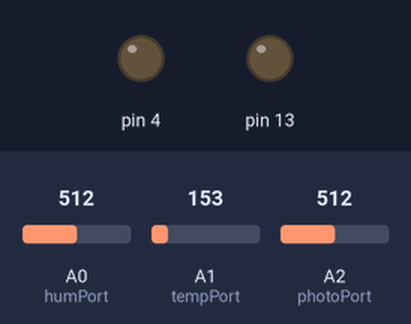
A sketch run on a simulated Arduino Uno, built with avr-gcc and run on an emulated ATmega328P. Parts: output pins drawn as LEDs (lit = HIGH). The inputs (shaded band) are chosen by the test bench; at power-on: A0 (humPort) = 512, A1 (tempPort) = 153, A2 (photoPort) = 512. Pins used as bus, display or sensor lines are not drawn; what the sketch prints to the serial monitor is not drawn.

Above: at 0.3 s.
Timing chart, 0 to 1.8 s (numbered marks = the images above):
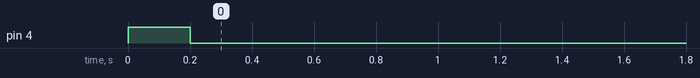

The sketch:

Arduino.ino
```cpp
int photoPort = 2;
int tempPort = 1;
int humPort = 0;
int levelPort = 3;
int soilPower = 7;
int humRead = 0;
int tempRead = 0;
int photoRead = 0;
int levelRead = 0;
String incomingByte;

void setup(){
  Serial.begin(9600);
  pinMode(13, OUTPUT);
  pinMode(soilPower, OUTPUT);
  digitalWrite(soilPower, LOW);
  pinMode(4, OUTPUT);
  digitalWrite(4, HIGH);
  delay(200);
  digitalWrite(4, LOW);
}

void loop(){
  humRead = readhum();
  tempRead = analogRead(tempPort);
  float voltage = tempRead * 5.0;
  voltage /= 1024.0;
  tempRead = (voltage - 0.5) * 100;

  photoRead = analogRead(photoPort);
  //levelRead = analogRead(levelPort);
  levelRead = 10;

  Serial.print(humRead);
  Serial.print(",");
  Serial.print(tempRead);
  Serial.print(",");
  Serial.print(photoRead);
  Serial.print(",");
  Serial.println(levelRead);
  incomingByte = Serial.readString();
  if (incomingByte != ""){
    if (incomingByte == "L0"){
      digitalWrite(4, LOW);
    }
    else {
      digitalWrite(4, HIGH);
    }
  }
}

int readhum()
{
  digitalWrite(soilPower, HIGH);//turn D7 "On"
  delay(10);//wait 10 milliseconds
  int val = analogRead(humPort);//Read the SIG value form sensor
  digitalWrite(soilPower, LOW);//turn D7 "Off"
  val = map(val,450,650,10,80);
  return val;//send current moisture value
}
```
